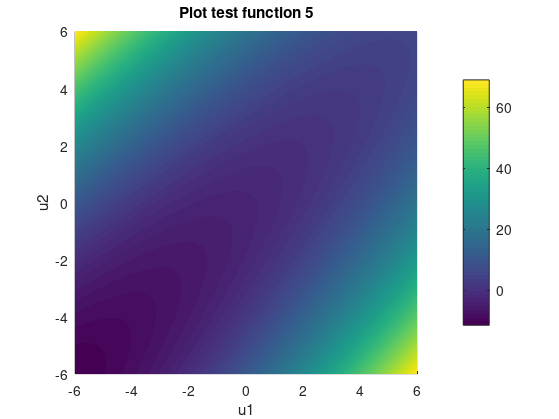

Source code (MATLAB):

Seed=10;
rng('default');
rng(Seed);

% test function 2
%     u1   = randn(1000,1);                                    
%     u2   = randn(1000,1); 
%     u1 = 78064.4+11709.7* u1;
%     u2 = 0.0104+0.00156*u2;


% test function 4
%      u1   = randn(1000,1);                                    
%      u2   = randn(1000,1);
% xfor_plot = linspace(-6, 6,1000);
% yfor_plot = linspace(-6, 6,1000);

% test function 5
    u1   = randn(1000,1);                                    
    u2   = randn(1000,1); 
xfor_plot = linspace(-6, 6,1000);
yfor_plot = linspace(-6, 6,1000);
  
 % test function 6
%      u1   = randn(1000,1);                                    
%      u2   = randn(1000,1);
% xfor_plot = linspace(-6, 6,1000);
% yfor_plot = linspace(-6, 6,1000);
     
 % test function 7
%     u1 = 10+3* u1;
%     u2 = 10+3* u2;
%  xfor_plot = linspace(-28, 28,1000);
%  yfor_plot = linspace(-28, 28,1000);

%  %test function 8
%      u1   = randn(1000,1);                                    
%      u2   = randn(1000,1);
% xfor_plot = linspace(-6, 6,1000);
% yfor_plot = linspace(-6, 6,1000);


[mesh_x, mesh_y] = meshgrid(xfor_plot,yfor_plot);

for i=1:size(mesh_x,1)  
%test function 2    
%true_val_for_plot(:,i) = mesh_x(:,i).*mesh_y(:,i)-146.14;

%test function 4
%true_val_for_plot(:,i) = 0.1*( mesh_x(:,i)-mesh_y(:,i)).^2-(1/sqrt(2))*( mesh_x(:,i)+mesh_y(:,i))+2.5;


%test function 5
true_val_for_plot(:,i) = -0.5*( mesh_x(:,i)-mesh_y(:,i)).^2-(1/sqrt(2))*( mesh_x(:,i)+mesh_y(:,i))+3;

%test function 6
%true_val_for_plot(:,i) = 2-mesh_y(:,i)-0.1*(mesh_x(:,i)).^2+ 0.06*(mesh_x(:,i)).^3;

%test function 7
%true_val_for_plot(:,i) = 2.5-0.2357*(mesh_x(:,i)-mesh_y(:,i))+0.00463*(mesh_x(:,i)+mesh_y(:,i)-20).^4;

%test function 8
%true_val_for_plot(:,i) = 3-mesh_y(:,i)+(4*mesh_x(:,i)).^4;
end

f2= figure(2)

surf(xfor_plot,yfor_plot,-true_val_for_plot ,'EdgeColor','None');
xlabel('u1')
ylabel('u2')


grid on
axis square
set(f2,'paperpositionmode','auto','Visible','on');
% test function 5
%clim([-max(max(true_val_for_plot)) max(max(true_val_for_plot))])

% test function 2
%colormap(b2r(min(min(true_val_for_plot)),-min(min(true_val_for_plot)))) 

% test function 4
%colormap(b2r(min(min(true_val_for_plot)),-min(min(true_val_for_plot)))) 

% test function 5
%colormap(b2r(-max(max(true_val_for_plot)),max(max(true_val_for_plot)))) 

% test function 7
% colormap(b2r(min(min(true_val_for_plot)),-min(min(true_val_for_plot)))) 

% test function 8
 %colormap(b2r(min(min(true_val_for_plot)),-min(min(true_val_for_plot)))) 


colorbar
view(2)
title('Plot test function 5')

print -dpng polyfitn_true_test_function5

